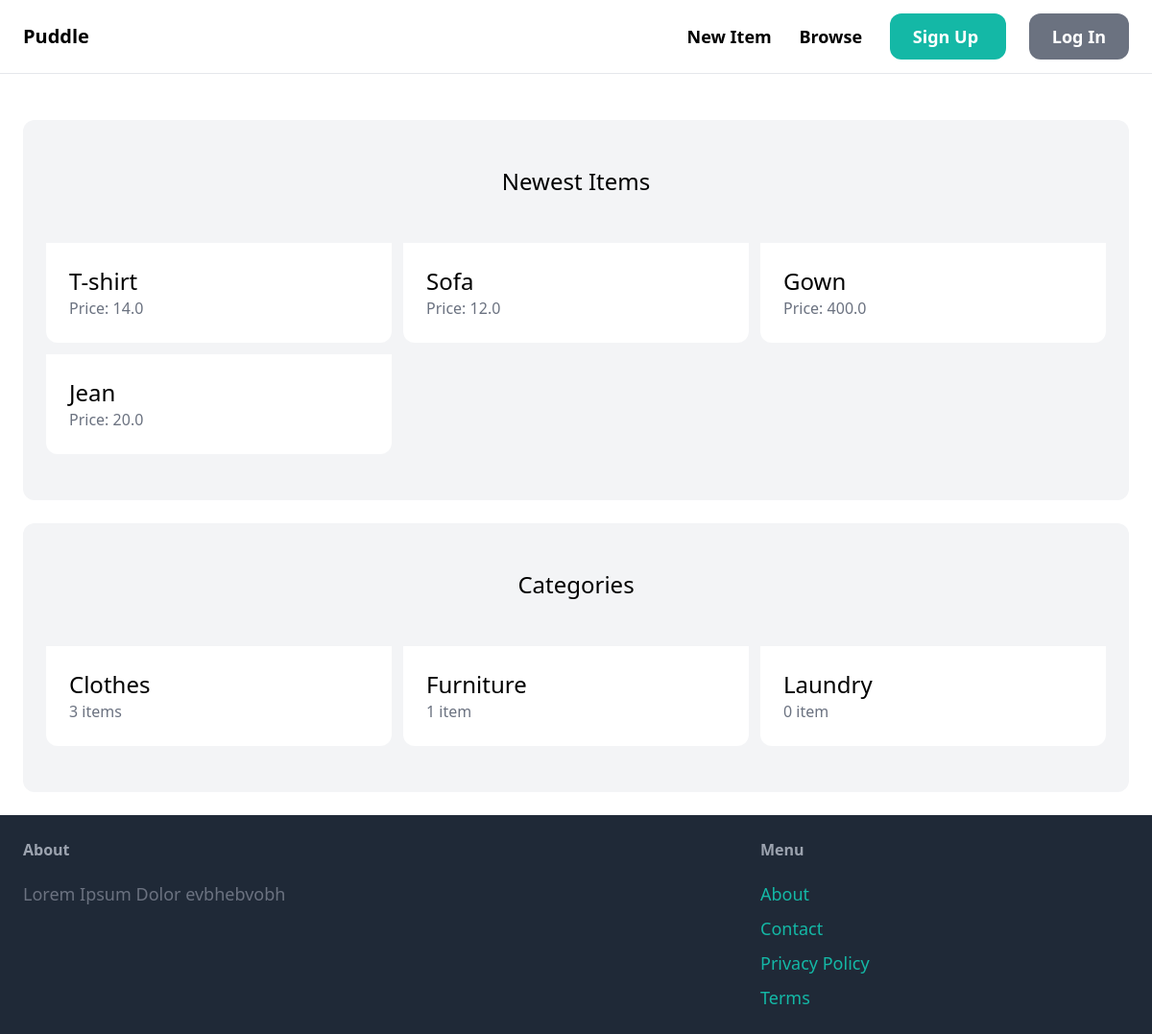
The page / on the database its author committed.
### item/models.py (models this page shows, shortened)
class Item(models.Model):
	category = models.ForeignKey(Category, related_name='items', on_delete=models.CASCADE)
	name = models.CharField(max_length=255)
	description = models.TextField(blank=True, null=True)
	price = models.FloatField()
	image = models.ImageField(upload_to='item_images', blank=True, null=True)
	is_sold = models.BooleanField(default=False)
	created_by = models.ForeignKey(User, related_name='items', on_delete=models.CASCADE)
	created_at = models.DateTimeField(auto_now_add=True)

class Category(models.Model):
	name = models.CharField(max_length=255)
	class Meta:
		ordering = ('name',)
		verbose_name_plural = 'Categories'
	def __str__(self):
		return self.name

### core/views.py (the view)
# urls.py: path('', views.index, name='index'),
def index(request):
	items = Item.objects.filter(is_sold=False)[0:6]
	categories = Category.objects.all()
	context = {
		'items': items,
		'categories': categories
	}
	return render(request, 'core/index.html', context)

### core/templates/core/index.html (shortened to what this page needs)
{% extends 'core/base.html' %}
{% block content %}
        <div class="mt-6 px-6 py-12 bg-gray-100 rounded-xl">
                <h2 class="mb-12 text-2xl text-center">
                        Newest Items
                </h2>
                <div class="grid grid-cols-3 gap-3">
                        {% for item in items %}
                                <div>
                                        <a href="{% url 'detail' item.id %}">
                                                <div class="p-6 bg-white rounded-b-xl">
                                                        <h2 class="text-2xl">{{ item.name }}</h2>
                                                        <p class="text-gray-500">Price: {{ item.price }}</p>
                                                </div>
                                        </a>
                                </div>
                        {% endfor %}
                </div>
        </div>
        <div class="mt-6 px-6 py-12 bg-gray-100 rounded-xl">
                <h2 class="mb-12 text-2xl text-center">
                       Categories
                </h2>
                <div class="grid grid-cols-3 gap-3">
                        {% for category in categories %}
                                <div>
                                        <a href="#">
                                                <div class="p-6 bg-white rounded-b-xl">
                                                        <h2 class="text-2xl">{{ category }}</h2>
                                                        <p class="text-gray-500">{{ category.items.count }} {% if category.items.count < 2 %} item {% else %} items {% endif %} </p>
                                                </div>
                                        </a>
                                </div>
                        {% endfor %}
                </div>
        </div>
{% endblock content %}

### rows shown on the page
Item: name "T-shirt", price "14.0"
Item: name "Sofa", price "12.0"
Item: name "Gown", price "400.0"
Item: name "Jean", price "20.0"
Category: name "Clothes", items.count "3"
Category: name "Furniture", items.count "1"
Category: name "Laundry", items.count "0"
